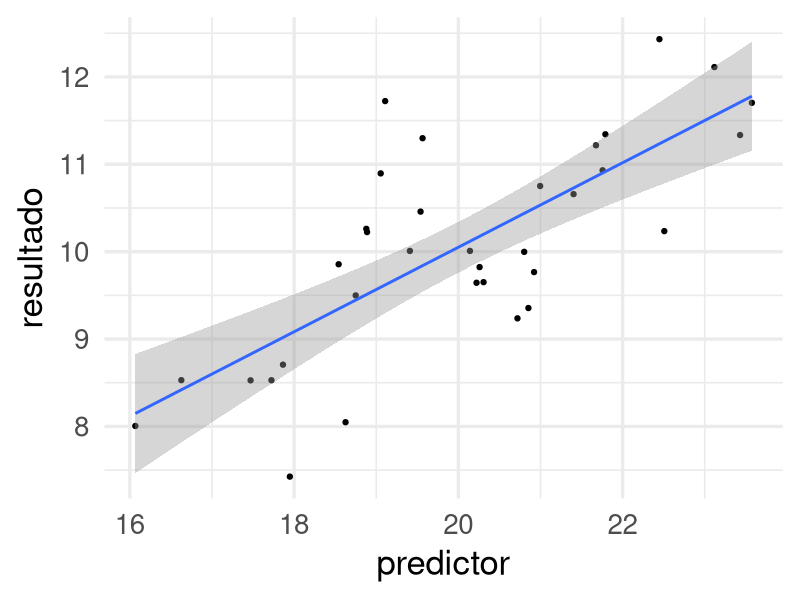

The R script that drew this image:
## ---- chunk 1
library(dplyr)
library(ggplot2)
## ---- chunk 2
library(ggplot2)

set.seed(123)

x <- rnorm(n = 34, mean = 20, sd = 2)
err <- rnorm(n = 34, mean = 0,sd=1)
y <- x/2 + err

df <- data.frame(resultado = y, predictor = x)
ggplot(df, aes(x = predictor, y = resultado)) +
  geom_point() +
  geom_smooth(method='lm') +
  theme_minimal(base_size=25)
